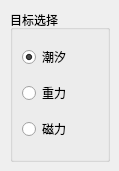
           <widget class="QWidget" name="tab_6">
            <attribute name="title">
             <string>潮汐重磁响应模拟</string>
            </attribute>
            <widget class="QGroupBox" name="groupBox_6">
             <property name="geometry">
              <rect>
               <x>10</x>
               <y>10</y>
               <width>100</width>
               <height>152</height>
              </rect>
             </property>
             <property name="title">
              <string>目标选择</string>
             </property>
             <layout class="QGridLayout" name="gridLayout_12">
              <item row="0" column="0">
               <widget class="QRadioButton" name="radioButton_15">
                <property name="text">
                 <string>潮汐</string>
                </property>
                <property name="icon">
                 <iconset resource="Icons/icons.qrc">
                  <normaloff>:/Icons/Icons_PV/pqPlotLineOverTime24.png</normaloff>:/Icons/Icons_PV/pqPlotLineOverTime24.png</iconset>
                </property>
                <property name="checked">
                 <bool>true</bool>
                </property>
               </widget>
              </item>
              <item row="1" column="0">
               <widget class="QRadioButton" name="radioButton_16">
                <property name="toolTip">
                 <string>潮汐重力响应模拟</string>
                </property>
                <property name="text">
                 <string>重力</string>
                </property>
                <property name="icon">
                 <iconset resource="Icons/icons.qrc">
                  <normaloff>:/Icons/Icons_PV/pqSlice.svg</normaloff>:/Icons/Icons_PV/pqSlice.svg</iconset>
                </property>
               </widget>
              </item>
              <item row="2" column="0">
               <widget class="QRadioButton" name="radioButton_17">
                <property name="toolTip">
                 <string>潮汐磁力响应模拟</string>
                </property>
                <property name="text">
                 <string>磁力</string>
                </property>
                <property name="icon">
                 <iconset resource="Icons/icons.qrc">
                  <normaloff>:/Icons/Icons_PV/pq3DView16.png</normaloff>:/Icons/Icons_PV/pq3DView16.png</iconset>
                </property>
               </widget>
              </item>
             </layout>
            </widget>
           </widget>
